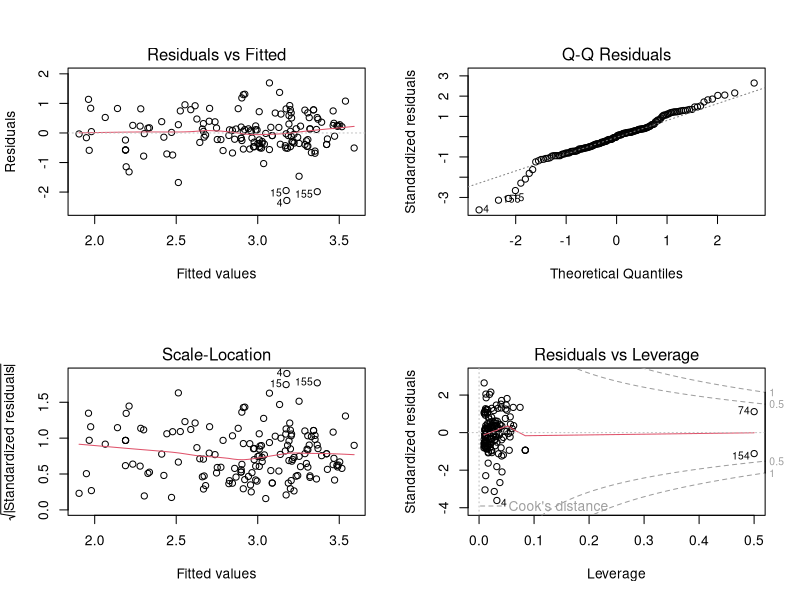
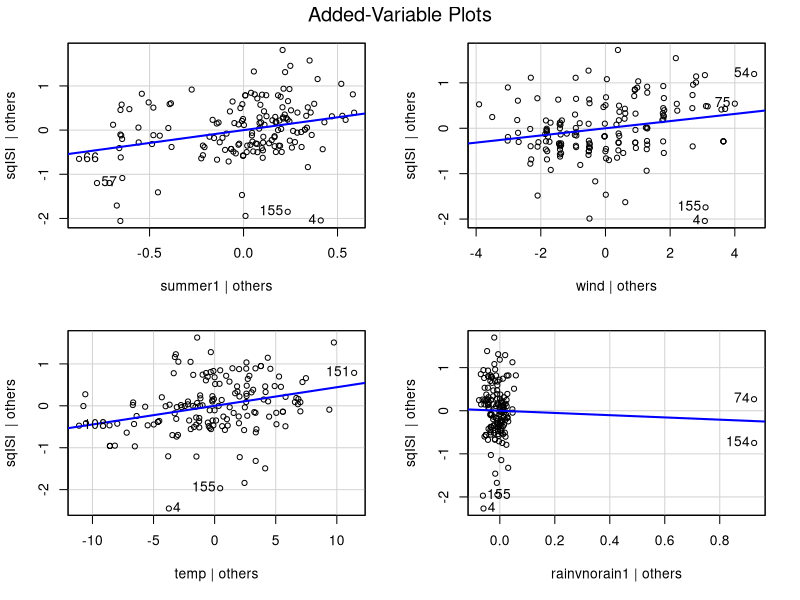
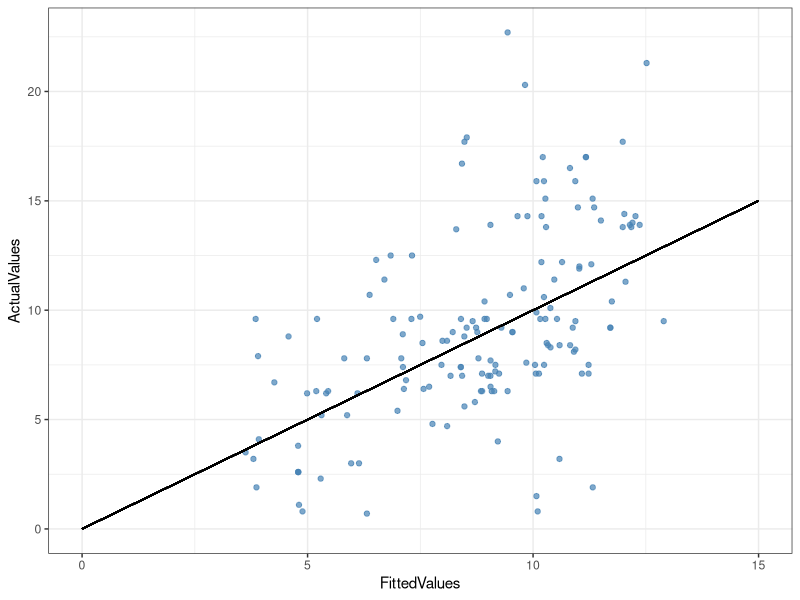

Reproduce these figures in R, in order.
# Prediction Code on Test Set
library(ggplot2)

#Read in data
#setwd("~/Desktop/github/LM_Project/data")
test = data.frame(read.csv("test.csv"))

#transform ISI 
test$sqISI = sqrt(test$ISI)

#weights for FFMC 
test$tFFMC = ifelse(test$FFMC<80, 0, 1)

#cast as factors 
test$wkd = as.factor(test$wkd)
test$summer = as.factor(test$summer)
test$rainvnorain = as.factor(test$rainvnorain)
test$grid_group = as.factor(test$grid_group)
test$tFFMC = as.factor(test$tFFMC)

#No FFMC model
m1 = lm(sqISI ~ summer + wind + temp + rainvnorain 
        ,data = test)
#,data = test)
par(mfrow = c(2,2));plot(m1)
car::avPlots(m1)
summary(m1)

par(mfrow = c(1,1))

plotdf <- data.frame(cbind(test$sqISI^2,m1$fitted.values^2) )
names(plotdf) <-    c("ActualValues","FittedValues")

ggplot(plotdf, aes(x=FittedValues,y=ActualValues)) + geom_point(col = "steelblue", alpha = .7) + geom_segment(aes(x=0,y=0,xend=15,yend=15),col="black") + theme_bw()

#MSE for fitted predictor
1/length(test$sqISI)*sum((test$sqISI-m1$fitted.values)^2)
# MSE for ISI
1/length(test$sqISI)*sum((test$sqISI^2-m1$fitted.values^2)^2)


#Bootstrap for P values
# Bootstrap Code
#
#

B <- 1000
bootresults <-t( replicate(B, {
  yb <- fitted(m1) + resid(m1)[sample.int(nrow(test), replace = TRUE)]
  boot <- model.matrix(m1)
  coef(lm(yb ~ boot - 1))
}))

#empirical CI 
t(apply(bootresults, 2, quantile, c(.025, .975)))



library(nlme)
library(boot)
# Model to bootstrap on
m <- m1
B <- 100
bootCoefs  <- replicate(B, {
  yb <- unname(fitted(m)) + unname(resid(m))[sample(length(unname(m$fitted.values)), replace = TRUE)]
  boot <- model.matrix(m)
  coef(lm(yb ~ boot - 1))
})
bootCoefs <- t(bootCoefs)
t(apply(bootCoefs, 2, quantile, c(.025,.5, .975)))

#Get P values from bootstrap
apply(bootCoefs < 0 ,2,sum)/B


